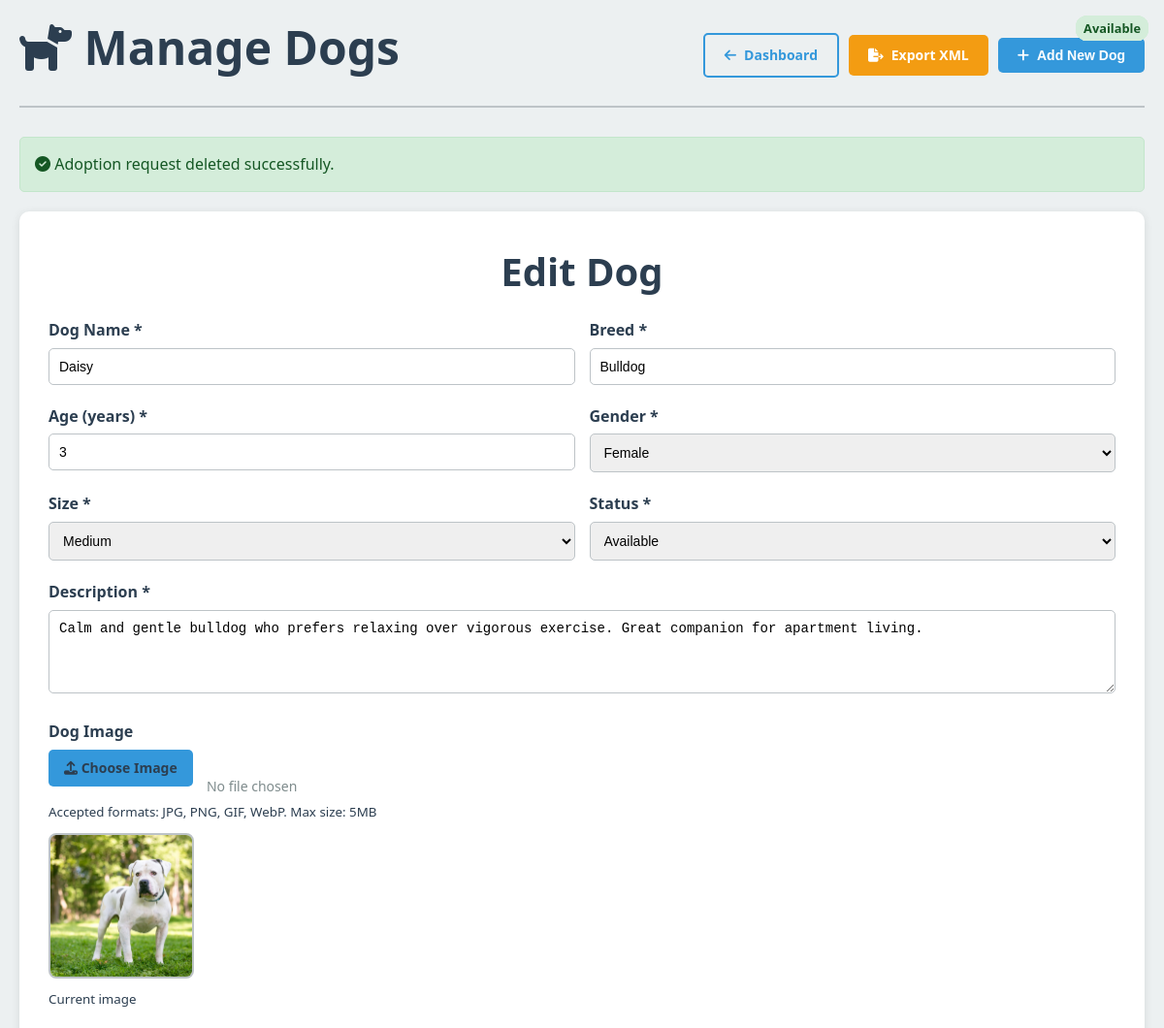
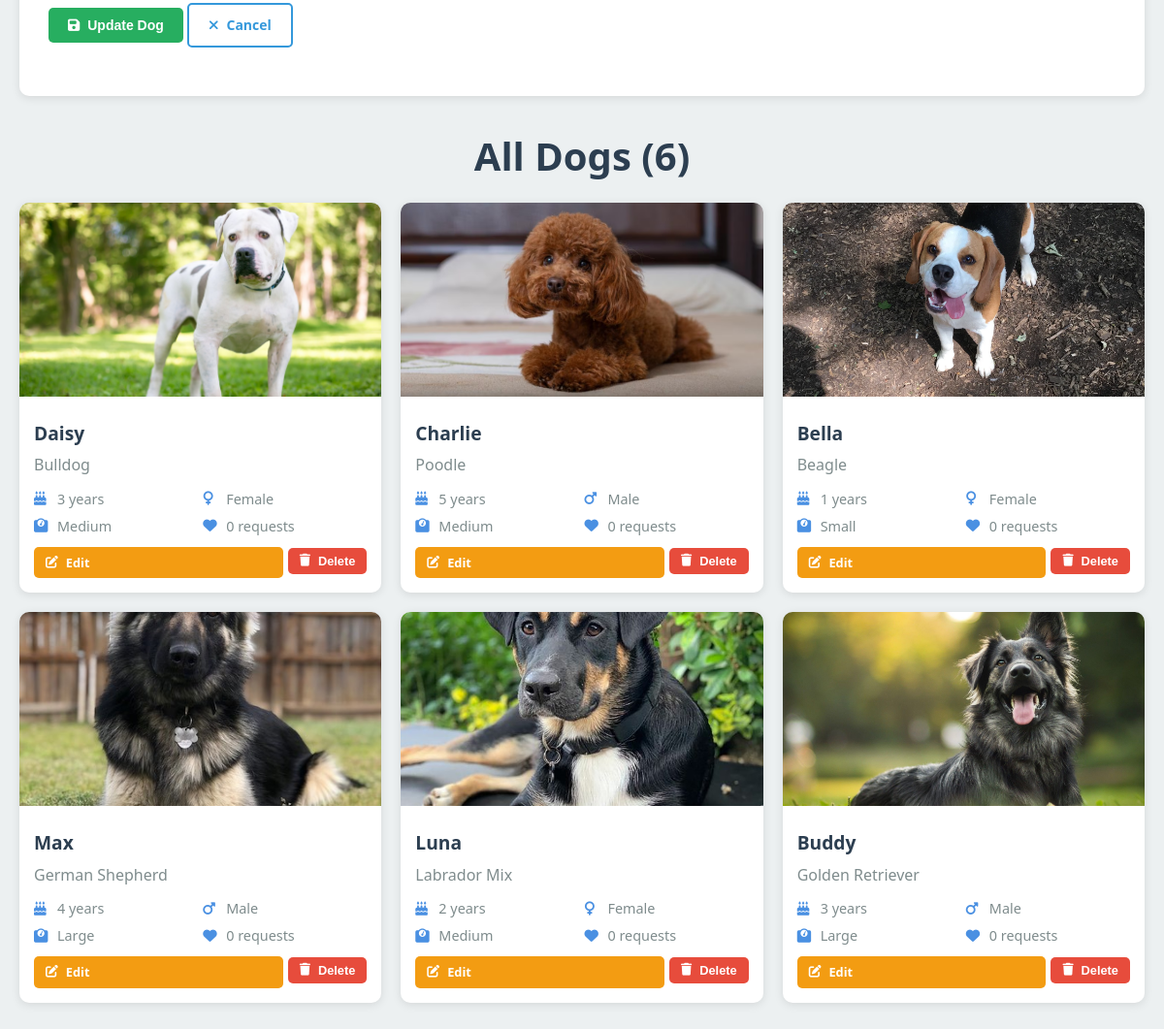
The page /admin/dogs.php?action=edit&id=6 (signed in) on the database its author committed (2 pictures, top to bottom).
### tables this page shows
CREATE TABLE dogs (
  dog_id INT AUTO_INCREMENT PRIMARY KEY,
  name VARCHAR(50),
  breed VARCHAR(50),
  age INT,
  gender ENUM('male','female'),
  size ENUM('small','medium','large'),
  description TEXT,
  image_path VARCHAR(255),
  status ENUM('available','pending','adopted') DEFAULT 'available'
);

### admin/dogs.php (the view, shortened to what this page needs)
<?php
require_once '../includes/db.php';
$action = $_GET['action'] ?? '';
$dog_id = $_GET['id'] ?? 0;
try {
    $stmt = $pdo->query("
        SELECT d.*,
               (SELECT COUNT(*) FROM adoption_requests ar WHERE ar.dog_id = d.dog_id) as request_count
        FROM dogs d
        ORDER BY d.dog_id DESC
    ");
    $dogs = $stmt->fetchAll();
} catch (Exception $e) {
    $dogs = [];
    error_log("Error fetching dogs: " . $e->getMessage());
}
$edit_dog = null;
if ($action === 'edit' && $dog_id > 0) {
    try {
        $stmt = $pdo->prepare("SELECT * FROM dogs WHERE dog_id = ?");
        $stmt->execute([$dog_id]);
        $edit_dog = $stmt->fetch();
    } catch (Exception $e) {
        $_SESSION['error'] = 'Error fetching dog details.';
        error_log("Error fetching dog: " . $e->getMessage());
    }
}
?>
<!DOCTYPE html>
<html lang="en">
<head>
    <link rel="stylesheet" href="../css/styles.css">
    <link rel="stylesheet" href="https://cdnjs.cloudflare.com/ajax/libs/font-awesome/6.4.0/css/all.min.css">
</head>
<body>
    <div class="container">
<div class="header">
    <h1><i class="fas fa-dog"></i> Manage Dogs</h1>
    <div style="display: flex; gap: 10px; align-items: center; flex-wrap: wrap;">
        <a href="index.php" class="btn btn-outline">
            <i class="fas fa-arrow-left"></i> Dashboard
        </a>
        <a href="export_dogs.php" class="btn btn-warning">
            <i class="fas fa-file-export"></i> Export XML
        </a>
        <button type="button" class="btn btn-primary" onclick="toggleForm()">
            <i class="fas fa-plus"></i> Add New Dog
        </button>
    </div>
</div>
        <?php if (isset($_SESSION['success'])): ?>
            <div class="alert alert-success">
                <i class="fas fa-check-circle"></i> <?php echo $_SESSION['success']; ?>
            </div>
        <?php endif; ?>
        <div id="dogForm" class="form-container" style="<?php echo ($action === 'edit' || isset($_POST['add_dog'])) ? 'display: block;' : 'display: none;'; ?>">
            <h2><?php echo $edit_dog ? 'Edit Dog' : 'Add New Dog'; ?></h2>
            <form method="POST" enctype="multipart/form-data">
                <div class="form-row">
                    <div class="form-group">
                        <label for="name">Dog Name *</label>
                        <input type="text" id="name" name="name" class="form-control"
                               value="<?php echo htmlspecialchars($edit_dog['name'] ?? ''); ?>" required>
                    </div>
                    <div class="form-group">
                        <label for="breed">Breed *</label>
                        <input type="text" id="breed" name="breed" class="form-control"
                               value="<?php echo htmlspecialchars($edit_dog['breed'] ?? ''); ?>" required>
                    </div>
                </div>
                <div class="form-row">
                    <div class="form-group">
                        <label for="age">Age (years) *</label>
                        <input type="number" id="age" name="age" class="form-control" min="0" max="30"
                               value="<?php echo $edit_dog['age'] ?? ''; ?>" required>
                    </div>
                    <div class="form-group">
                        <label for="gender">Gender *</label>
                        <select id="gender" name="gender" class="form-control" required>
                            <option value="female" <?php echo ($edit_dog['gender'] ?? '') === 'female' ? 'selected' : ''; ?>>Female</option>
                        </select>
                    </div>
                </div>
                <div class="form-row">
                    <div class="form-group">
                        <label for="size">Size *</label>
                        <select id="size" name="size" class="form-control" required>
                            <option value="medium" <?php echo ($edit_dog['size'] ?? '') === 'medium' ? 'selected' : ''; ?>>Medium</option>
                        </select>
                    </div>
                    <div class="form-group">
                        <label for="status">Status *</label>
                        <select id="status" name="status" class="form-control" required>
                            <option value="available" <?php echo ($edit_dog['status'] ?? '') === 'available' ? 'selected' : ''; ?>>Available</option>
                        </select>
                    </div>
                </div>
                <div class="form-group">
                    <label for="description">Description *</label>
                    <textarea id="description" name="description" class="form-control" rows="4" required><?php echo htmlspecialchars($edit_dog['description'] ?? ''); ?></textarea>
                </div>
                <div class="form-group">
                    <label for="dog_image">Dog Image</label>
                    <div>
                        <div class="file-input-wrapper">
                            <label for="dog_image" class="file-input-label">
                                <i class="fas fa-upload"></i> Choose Image
                            </label>
                        </div>
                        <span id="file-name" class="file-name">No file chosen</span>
                    </div>
                    <small>Accepted formats: JPG, PNG, GIF, WebP. Max size: 5MB</small>
                    <div id="image-preview-container">
                        <?php if ($edit_dog && $edit_dog['image_path']): ?>
                            <div>
                                <img src="../<?php echo $edit_dog['image_path']; ?>" class="image-preview" id="current-image-preview"
                                     onerror="this.src='../images/placeholder-dog.jpg'">
                                <p><small>Current image</small></p>
                            </div>
                        <?php endif; ?>
                    </div>
                </div>
                <div class="form-group">
                    <?php if ($edit_dog): ?>
                        <button type="submit" name="edit_dog" class="btn btn-success">
                            <i class="fas fa-save"></i> Update Dog
                        </button>
                    <?php else: ?>
                        <button type="submit" name="add_dog" class="btn btn-success">
                            <i class="fas fa-plus"></i> Add Dog
                        </button>
                    <?php endif; ?>
                    <a href="dogs.php" class="btn btn-outline">
                        <i class="fas fa-times"></i> Cancel
                    </a>
                </div>
            </form>
        </div>
        <h2>All Dogs (<?php echo count($dogs); ?>)</h2>
        <?php if (empty($dogs)): ?>
            <div style="text-align: center; padding: 40px; color: #7f8c8d;">
                <i class="fas fa-dog" style="font-size: 4rem; margin-bottom: 15px; opacity: 0.5;"></i>
                <h3>No dogs found</h3>
                <p>Get started by adding your first dog to the adoption platform.</p>
                <button type="button" class="btn btn-primary" onclick="toggleForm()">
                    <i class="fas fa-plus"></i> Add First Dog
                </button>
            </div>
        <?php else: ?>
            <div class="dogs-grid">
                <?php foreach ($dogs as $dog): ?>
                    <div class="dog-card">
                        <img src="../<?php echo $dog['image_path']; ?>"
                             alt="<?php echo htmlspecialchars($dog['name']); ?>"
                             class="dog-image"
                             onerror="this.src='../images/placeholder-dog.jpg'">
                        <div class="dog-info">
                            <div class="dog-name"><?php echo htmlspecialchars($dog['name']); ?></div>
                            <div class="dog-breed"><?php echo htmlspecialchars($dog['breed']); ?></div>
                            <div class="dog-details">
                                <span><i class="fas fa-birthday-cake"></i> <?php echo $dog['age']; ?> years</span>
                                <span><i class="fas <?php echo $dog['gender'] === 'male' ? 'fa-mars' : 'fa-venus'; ?>"></i> <?php echo ucfirst($dog['gender']); ?></span>
                                <span><i class="fas fa-weight"></i> <?php echo ucfirst($dog['size']); ?></span>
                                <span><i class="fas fa-heart"></i> <?php echo $dog['request_count']; ?> requests</span>
                            </div>
                            <span class="dog-status status-<?php echo $dog['status']; ?>">
                                <?php echo ucfirst($dog['status']); ?>
                            </span>
                            <div class="action-buttons">
                                <a href="dogs.php?action=edit&id=<?php echo $dog['dog_id']; ?>" class="btn btn-warning">
                                    <i class="fas fa-edit"></i> Edit
                                </a>
                                <form method="POST" style="display: inline;">
                                    <button type="submit" name="delete_dog" class="btn btn-danger"
                                            onclick="return confirm('Are you sure you want to delete <?php echo htmlspecialchars($dog['name']); ?>? This action cannot be undone.')">
                                        <i class="fas fa-trash"></i> Delete
                                    </button>
                                </form>
                            </div>
                        </div>
                    </div>
                <?php endforeach; ?>
            </div>
        <?php endif; ?>
    </div>
</body>
</html>

### css/styles.css (style rules this page uses)
* { margin: 0; padding: 0; box-sizing: border-box; }
:root { --primary-color: #4a90e2; --secondary-color: #f39c12; --accent-color: #e74c3c; --text-dark: #2c3e50; --text-light: #7f8c8d; --bg-light: #ecf0f1; --white: #ffffff; --success: #27ae60; --warning: #f39c12; --danger: #e74c3c; --border-radius: 8px; --box-shadow: 0 4px 6px rgba(0, 0, 0, 0.1); --transition: all 0.3s ease; }
body { font-family: 'Segoe UI', Tahoma, Geneva, Verdana, sans-serif; line-height: 1.6; color: var(--text-dark); background-color: var(--bg-light); }
.container { max-width: 1200px; margin: 0 auto; padding: 0 20px; }
h1, h2, h3, h4, h5, h6 { margin-bottom: 1rem; color: var(--text-dark); font-weight: 600; }
h1 { font-size: 3rem; line-height: 1.2; }
h2 { font-size: 2.5rem; text-align: center; margin-bottom: 1rem; }
.btn { display: inline-block; padding: 12px 24px; border: none; border-radius: var(--border-radius); text-decoration: none; font-weight: 600; text-align: center; cursor: pointer; transition: var(--transition); font-size: 1rem; }
.btn-primary { background-color: var(--primary-color); color: var(--white); }
.btn-outline { background-color: transparent; border: 2px solid var(--primary-color); color: var(--primary-color); }
.dogs-grid { display: grid; grid-template-columns: repeat(auto-fit, minmax(350px, 1fr)); gap: 2rem; margin-bottom: 3rem; }
.dog-card { background: var(--white); border-radius: var(--border-radius); box-shadow: var(--box-shadow); overflow: hidden; transition: var(--transition); }
.dog-image { position: relative; height: 250px; overflow: hidden; }
.dog-status { position: absolute; top: 1rem; right: 1rem; padding: 0.3rem 0.8rem; border-radius: 20px; font-size: 0.8rem; font-weight: 600; color: var(--white); }
.dog-info { padding: 1.5rem; }
.dog-details { display: grid; grid-template-columns: 1fr 1fr; gap: 0.5rem; margin-bottom: 1rem; }
.dog-details span { display: flex; align-items: center; gap: 0.5rem; font-size: 0.9rem; color: var(--text-light); }
.dog-details i { color: var(--primary-color); width: 16px; }
.alert { padding: 1rem; border-radius: var(--border-radius); margin-bottom: 1rem; border-left: 4px solid; }
.alert-success { background-color: #d4edda; border-color: var(--success); color: #155724; }

### rows shown on the page
dogs: name "Daisy", breed "Bulldog", age "3", gender "Female", size "Medium", status "Available", description "Calm and gentle bulldog who prefers relaxing over vigorous exercise. Great companion for apartment living.", image_path (picture), request_count "0"
dogs: image_path (picture), name "Charlie", breed "Poodle", age "5", gender "Male", size "Medium", request_count "0"
dogs: image_path (picture), name "Bella", breed "Beagle", age "1", gender "Female", size "Small", request_count "0"
dogs: image_path (picture), name "Max", breed "German Shepherd", age "4", gender "Male", size "Large", request_count "0"
dogs: image_path (picture), name "Luna", breed "Labrador Mix", age "2", gender "Female", size "Medium", request_count "0"
dogs: shows a picture, name "Buddy", breed "Golden Retriever", age "3", gender "Male", size "Large", request_count "0", status "Available"

### other values the page prints
$_SESSION['success'] "Adoption request deleted successfully."
count($dogs) "6"
